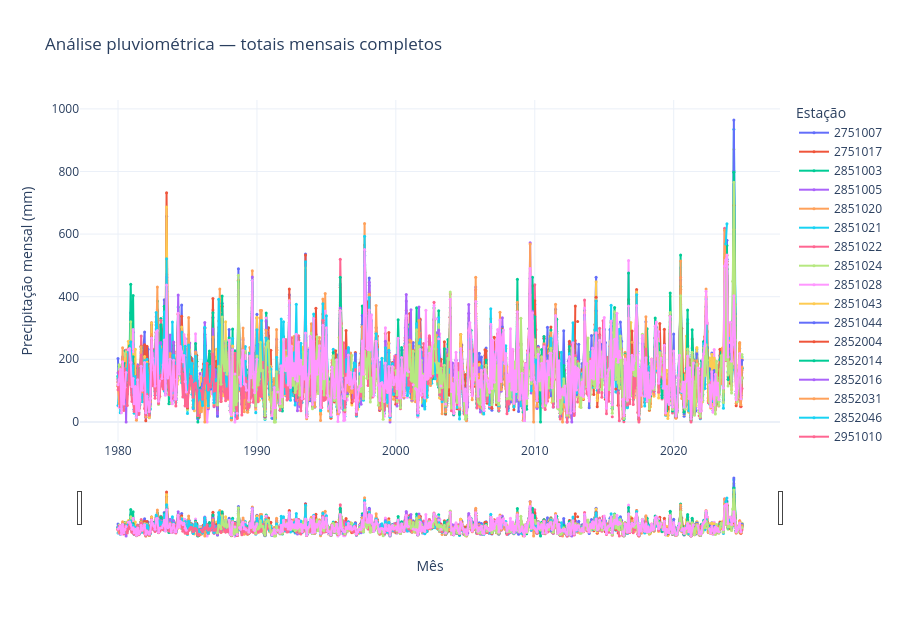

The code cell stored with this chart in its notebook:
### Markdown cell above
## 7. Visualização das séries mensais

Clique na legenda para ocultar/exibir uma estação; use zoom ou pan na barra de
ferramentas. `connectgaps=False` preserva as lacunas. Marcadores tornam meses
observados isolados visíveis. O HTML final incorpora o Plotly e funciona offline.

### Code cell
def gerar_grafico_series(mensal, cfg):
    """Cria gráfico Plotly de séries com lacunas; recebe mensal/configuração e retorna Figure."""
    fig = go.Figure()
    casas = cfg["visualizacao"]["casas_decimais"]
    for estacao in mensal.columns:
        fig.add_trace(go.Scatter(x=mensal.index, y=mensal[estacao], name=escape(str(estacao)),
            mode="lines+markers", marker={"size": 3}, connectgaps=False,
            hovertemplate="Estação: %{fullData.name}<br>Mês: %{x|%Y-%m}<br>Precipitação: %{y:." + str(casas) + "f} mm<extra></extra>"))
    fig.update_layout(title=escape(cfg["projeto"]["nome"]) + " — totais mensais completos",
        template=cfg["visualizacao"]["template"], height=cfg["visualizacao"]["altura_series"],
        xaxis_title="Mês", yaxis_title="Precipitação mensal (mm)", hovermode="closest",
        legend_title="Estação", xaxis={"rangeslider": {"visible": True}}, dragmode="zoom")
    return fig


config_plotly = {"scrollZoom": config["visualizacao"]["scroll_zoom"], "displaylogo": False, "responsive": True}
fig_series = gerar_grafico_series(mensal, config)
if config["visualizacao"]["exibir_no_notebook"]:
    fig_series.show(config=config_plotly)

### Figure 1 — Plotly figure (JSON) as saved in the notebook; plotly's stock layout.template omitted (floating-point values rounded to 4 significant figures; data arrays with more than 128 entries replaced by an {"elided": "..."} marker saying what was removed)
{"data": [{"connectgaps": false, "hovertemplate": "Estação: %{fullData.name}<br>Mês: %{x|%Y-%m}<br>Precipitação: %{y:.3f} mm<extra></extra>", "marker": {"size": 3}, "mode": "lines+markers", "name": "2751007", "type": "scatter", "x": {"elided": "540 str values"}, "y": {"elided": "540 float values"}}, {"connectgaps": false, "hovertemplate": "Estação: %{fullData.name}<br>Mês: %{x|%Y-%m}<br>Precipitação: %{y:.3f} mm<extra></extra>", "marker": {"size": 3}, "mode": "lines+markers", "name": "2751017", "type": "scatter", "x": {"elided": "540 str values"}, "y": {"elided": "540 float values"}}, {"connectgaps": false, "hovertemplate": "Estação: %{fullData.name}<br>Mês: %{x|%Y-%m}<br>Precipitação: %{y:.3f} mm<extra></extra>", "marker": {"size": 3}, "mode": "lines+markers", "name": "2851003", "type": "scatter", "x": {"elided": "540 str values"}, "y": {"elided": "540 float values"}}, {"connectgaps": false, "hovertemplate": "Estação: %{fullData.name}<br>Mês: %{x|%Y-%m}<br>Precipitação: %{y:.3f} mm<extra></extra>", "marker": {"size": 3}, "mode": "lines+markers", "name": "2851005", "type": "scatter", "x": {"elided": "540 str values"}, "y": {"elided": "540 float values"}}, {"connectgaps": false, "hovertemplate": "Estação: %{fullData.name}<br>Mês: %{x|%Y-%m}<br>Precipitação: %{y:.3f} mm<extra></extra>", "marker": {"size": 3}, "mode": "lines+markers", "name": "2851020", "type": "scatter", "x": {"elided": "540 str values"}, "y": {"elided": "540 float values"}}, {"connectgaps": false, "hovertemplate": "Estação: %{fullData.name}<br>Mês: %{x|%Y-%m}<br>Precipitação: %{y:.3f} mm<extra></extra>", "marker": {"size": 3}, "mode": "lines+markers", "name": "2851021", "type": "scatter", "x": {"elided": "540 str values"}, "y": {"elided": "540 float values"}}, {"connectgaps": false, "hovertemplate": "Estação: %{fullData.name}<br>Mês: %{x|%Y-%m}<br>Precipitação: %{y:.3f} mm<extra></extra>", "marker": {"size": 3}, "mode": "lines+markers", "name": "2851022", "type": "scatter", "x": {"elided": "540 str values"}, "y": {"elided": "540 float values"}}, {"connectgaps": false, "hovertemplate": "Estação: %{fullData.name}<br>Mês: %{x|%Y-%m}<br>Precipitação: %{y:.3f} mm<extra></extra>", "marker": {"size": 3}, "mode": "lines+markers", "name": "2851024", "type": "scatter", "x": {"elided": "540 str values"}, "y": {"elided": "540 float values"}}, {"connectgaps": false, "hovertemplate": "Estação: %{fullData.name}<br>Mês: %{x|%Y-%m}<br>Precipitação: %{y:.3f} mm<extra></extra>", "marker": {"size": 3}, "mode": "lines+markers", "name": "2851028", "type": "scatter", "x": {"elided": "540 str values"}, "y": {"elided": "540 float values"}}, {"connectgaps": false, "hovertemplate": "Estação: %{fullData.name}<br>Mês: %{x|%Y-%m}<br>Precipitação: %{y:.3f} mm<extra></extra>", "marker": {"size": 3}, "mode": "lines+markers", "name": "2851043", "type": "scatter", "x": {"elided": "540 str values"}, "y": {"elided": "540 float values"}}, {"connectgaps": false, "hovertemplate": "Estação: %{fullData.name}<br>Mês: %{x|%Y-%m}<br>Precipitação: %{y:.3f} mm<extra></extra>", "marker": {"size": 3}, "mode": "lines+markers", "name": "2851044", "type": "scatter", "x": {"elided": "540 str values"}, "y": {"elided": "540 float values"}}, {"connectgaps": false, "hovertemplate": "Estação: %{fullData.name}<br>Mês: %{x|%Y-%m}<br>Precipitação: %{y:.3f} mm<extra></extra>", "marker": {"size": 3}, "mode": "lines+markers", "name": "2852004", "type": "scatter", "x": {"elided": "540 str values"}, "y": {"elided": "540 float values"}}, {"connectgaps": false, "hovertemplate": "Estação: %{fullData.name}<br>Mês: %{x|%Y-%m}<br>Precipitação: %{y:.3f} mm<extra></extra>", "marker": {"size": 3}, "mode": "lines+markers", "name": "2852014", "type": "scatter", "x": {"elided": "540 str values"}, "y": {"elided": "540 float values"}}, {"connectgaps": false, "hovertemplate": "Estação: %{fullData.name}<br>Mês: %{x|%Y-%m}<br>Precipitação: %{y:.3f} mm<extra></extra>", "marker": {"size": 3}, "mode": "lines+markers", "name": "2852016", "type": "scatter", "x": {"elided": "540 str values"}, "y": {"elided": "540 float values"}}, {"connectgaps": false, "hovertemplate": "Estação: %{fullData.name}<br>Mês: %{x|%Y-%m}<br>Precipitação: %{y:.3f} mm<extra></extra>", "marker": {"size": 3}, "mode": "lines+markers", "name": "2852031", "type": "scatter", "x": {"elided": "540 str values"}, "y": {"elided": "540 float values"}}, {"connectgaps": false, "hovertemplate": "Estação: %{fullData.name}<br>Mês: %{x|%Y-%m}<br>Precipitação: %{y:.3f} mm<extra></extra>", "marker": {"size": 3}, "mode": "lines+markers", "name": "2852046", "type": "scatter", "x": {"elided": "540 str values"}, "y": {"elided": "540 float values"}}, {"connectgaps": false, "hovertemplate": "Estação: %{fullData.name}<br>Mês: %{x|%Y-%m}<br>Precipitação: %{y:.3f} mm<extra></extra>", "marker": {"size": 3}, "mode": "lines+markers", "name": "2951010", "type": "scatter", "x": {"elided": "540 str values"}, "y": {"elided": "540 float values"}}, {"connectgaps": false, "hovertemplate": "Estação: %{fullData.name}<br>Mês: %{x|%Y-%m}<br>Precipitação: %{y:.3f} mm<extra></extra>", "marker": {"size": 3}, "mode": "lines+markers", "name": "2951070", "type": "scatter", "x": {"elided": "540 str values"}, "y": {"elided": "540 float values"}}, {"connectgaps": false, "hovertemplate": "Estação: %{fullData.name}<br>Mês: %{x|%Y-%m}<br>Precipitação: %{y:.3f} mm<extra></extra>", "marker": {"size": 3}, "mode": "lines+markers", "name": "83914", "type": "scatter", "x": {"elided": "540 str values"}, "y": {"elided": "540 float values"}}], "layout": {"dragmode": "zoom", "height": 620, "hovermode": "closest", "legend": {"title": {"text": "Estação"}}, "title": {"text": "Análise pluviométrica — totais mensais completos"}, "xaxis": {"rangeslider": {"visible": true}, "title": {"text": "Mês"}}, "yaxis": {"title": {"text": "Precipitação mensal (mm)"}}}}
